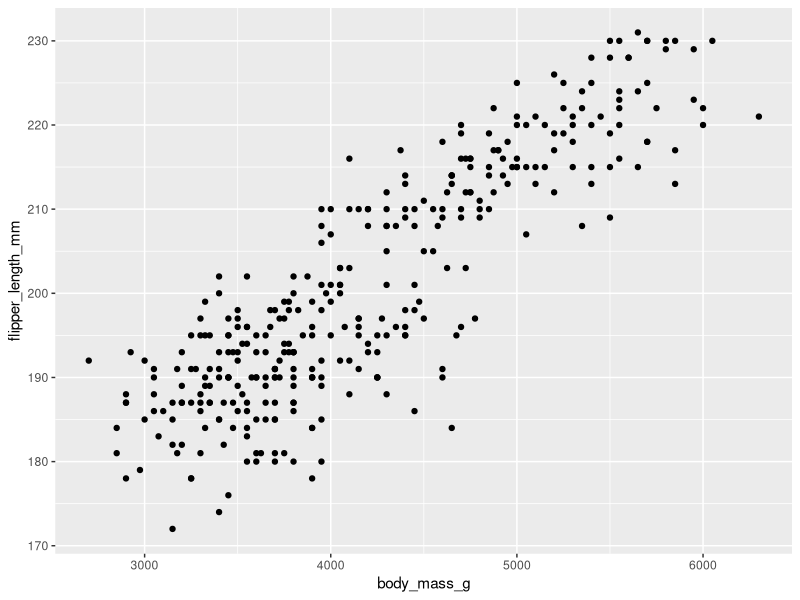
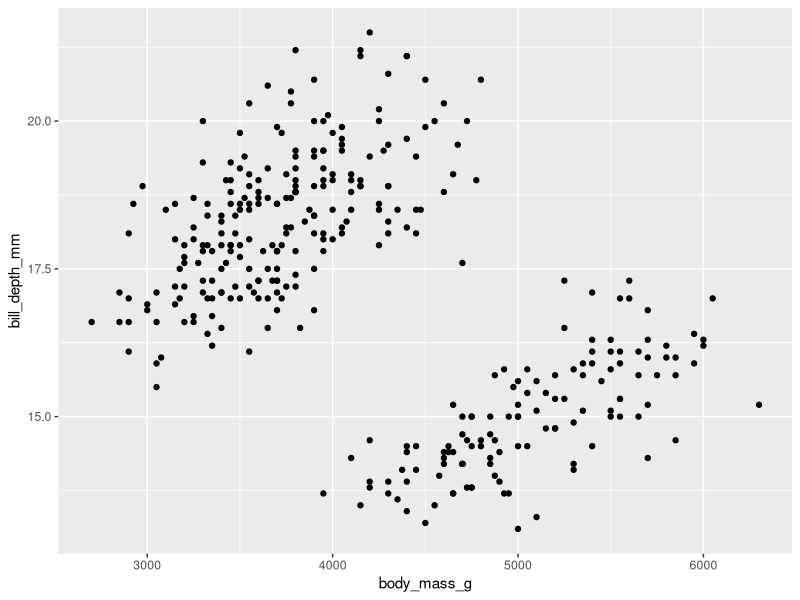
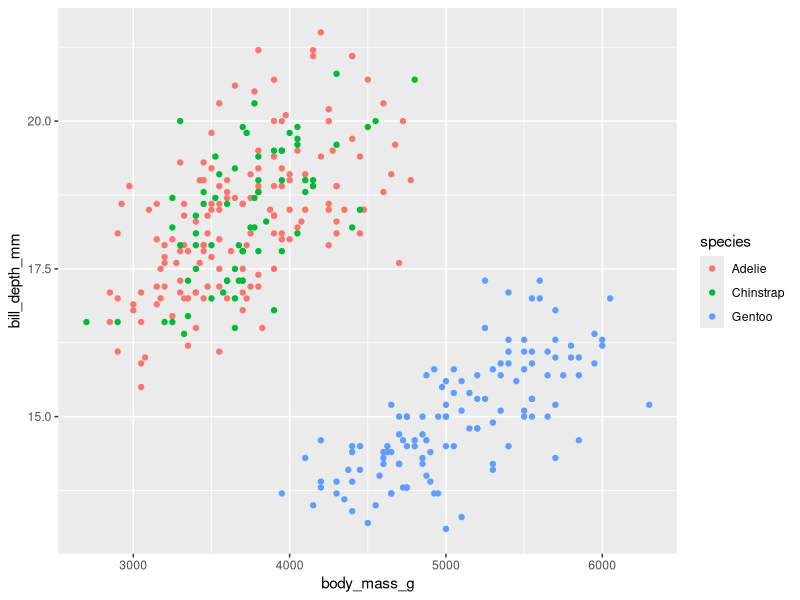
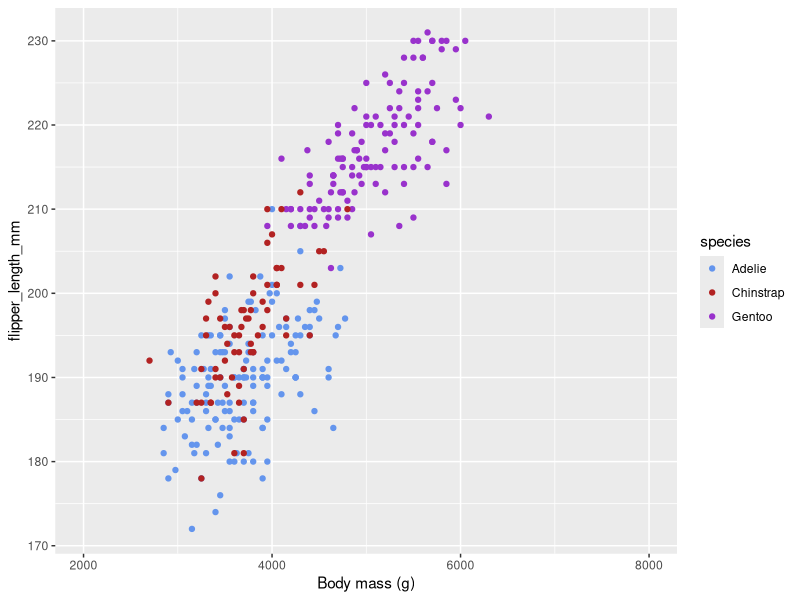
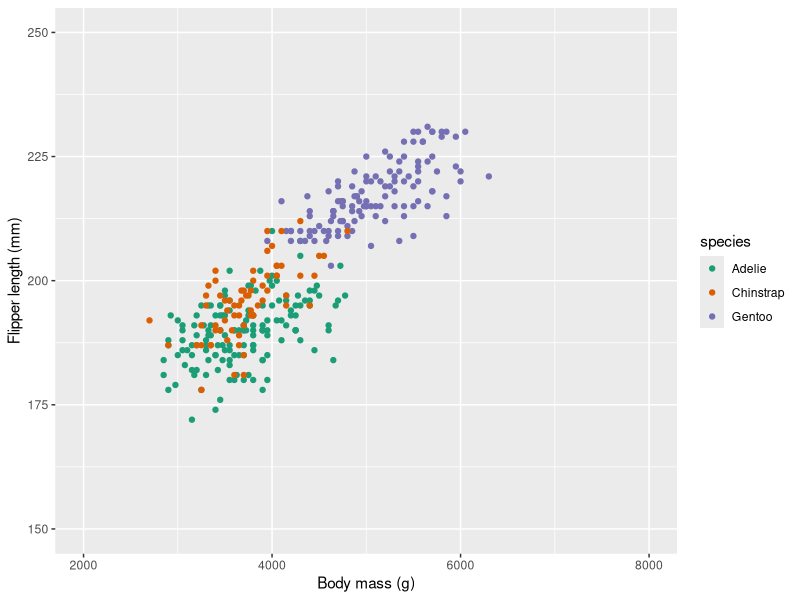
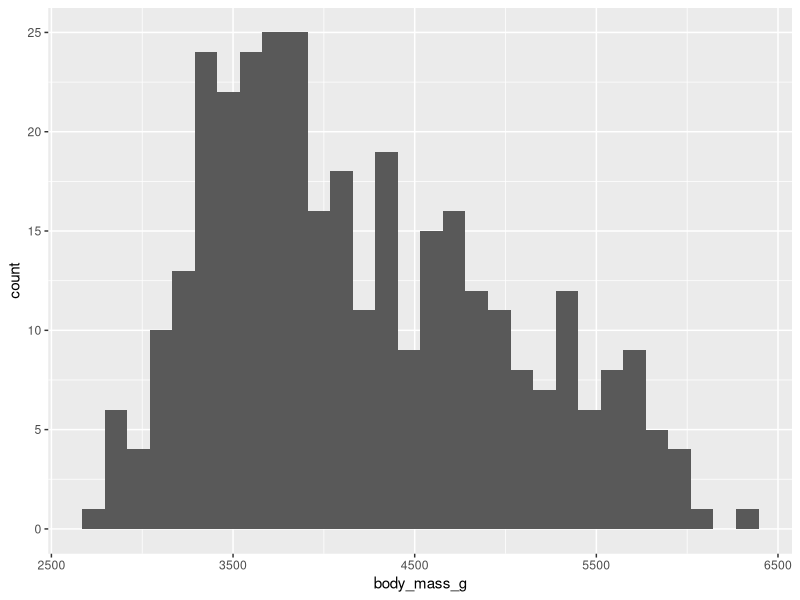
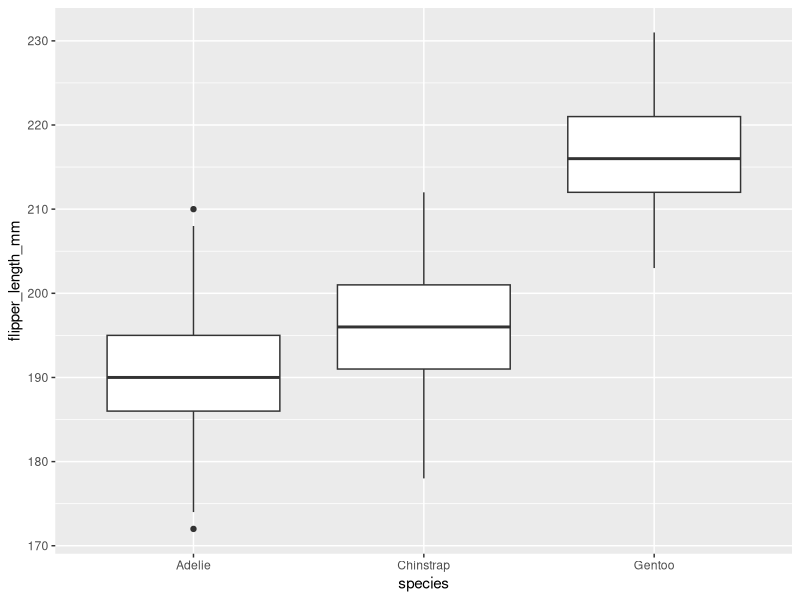
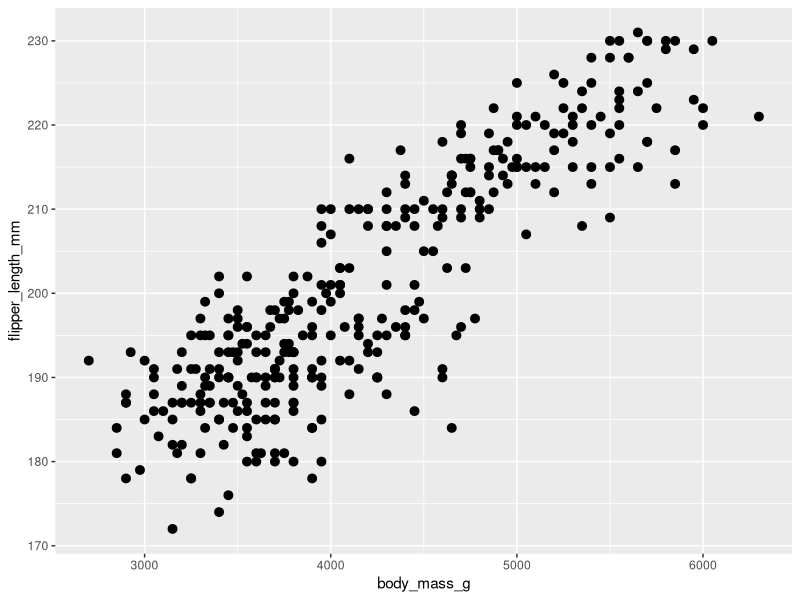

These charts were generated, in order, by the following R code:
## ---- chunk 1
library(palmerpenguins)
library(tidyverse)

ggplot(data = penguins, aes(x = body_mass_g, y = flipper_length_mm)) +
  geom_point()
## ---- chunk 2

ggplot(data = penguins, aes(x = body_mass_g, y = bill_depth_mm)) +
  geom_point()
## ---- chunk 3
ggplot(data = penguins, aes(x = body_mass_g, y = bill_depth_mm, color = species)) +
  geom_point()
## ---- chunk 4
ggplot(data = penguins) +
  # You can also define aesthetics directly inside the geometries
  geom_point(aes(x = body_mass_g, 
                 y = flipper_length_mm,
                 color = species)) +
  # x aesthetic, continuous scale
  scale_x_continuous(
    # change the axis name
    name = "Body mass (g)",
    # change the limits
    limits = c(2000, 8000)
  ) +
  # color aesthetic, manual scale
  scale_color_manual(
    # set the values for the colors
    values = c(Adelie = "cornflowerblue",
               Chinstrap = "firebrick",
               Gentoo = "darkorchid")
  )
## ---- chunk 5
ggplot(data = penguins) +
  # You can also define aesthetics directly inside the geometries
  geom_point(aes(x = body_mass_g, 
                 y = flipper_length_mm,
                 color = species)) +
  # x aesthetic, continuous scale
  scale_x_continuous(
    # change the axis name
    name = "Body mass (g)",
    # change the limits
    limits = c(2000, 8000)
  ) +
  scale_y_continuous(
    name = "Flipper length (mm)",
    limits = c(150, 250)
  ) +
  # color aesthetic, color_brewer
  scale_color_brewer(
    # set the values for the colors
    palette = "Dark2"
  )
## ---- chunk 6
ggplot(data = penguins, aes(x = body_mass_g)) +
  geom_histogram()
## ---- chunk 7
ggplot(data = penguins) +
  geom_boxplot(aes(x = species, y = flipper_length_mm))
## ---- chunk 8
penguins %>% 
  group_by(species) %>% 
  drop_na(body_mass_g, flipper_length_mm) %>% 
  mutate(sd_mass = sd(body_mass_g),
            sd_flip = sd(flipper_length_mm)
            )

ggplot(data = penguins, aes(x = body_mass_g, y = flipper_length_mm)) +
  geom_pointrange(aes(xmin = body_mass_g, 
                      xmax = body_mass_g, 
                      ymin = flipper_length_mm, 
                      ymax = flipper_length_mm))

